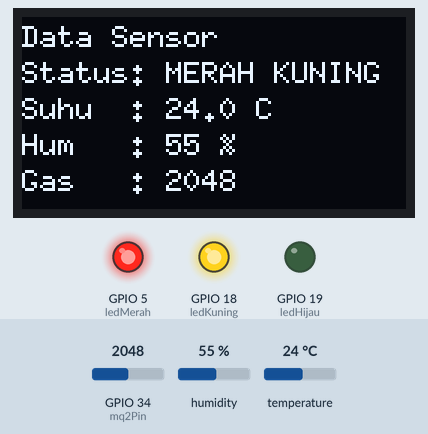
Simulated run of this program. Board: ESP32. Parts: 128×64 one-colour display, output pins drawn as LEDs (lit = HIGH). The test bench sets the inputs (shaded band); at power-on: humidity 55 %, GPIO 34 (mq2Pin) = 2048, temperature 24 °C. WiFi joins after 1.5 s; servers stay silent unless stated; no MQTT or app messages arrive unless stated; what the program prints to the serial monitor is not drawn.

Above: at 2.7 s.
2.8 s: humidity set to 79 %
At 7.4 s:
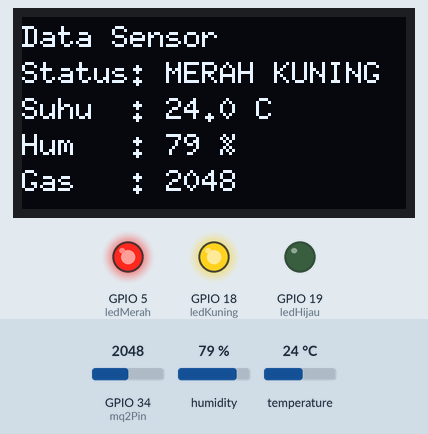
8.8 s: humidity set to 82 %
At 12.4 s:
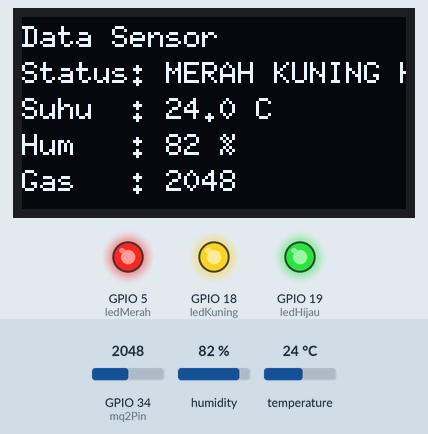
14.8 s: GPIO 34 (mq2Pin) set to 1064
At 17.4 s:
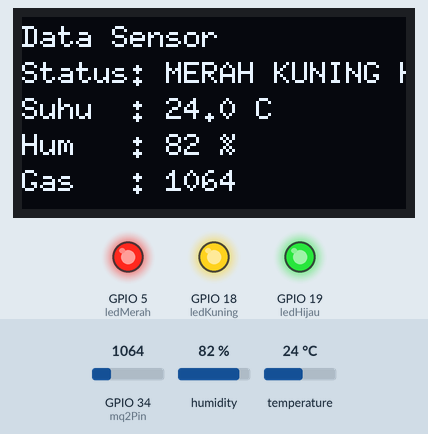
20.8 s: GPIO 34 (mq2Pin) set to 952
At 22.4 s:
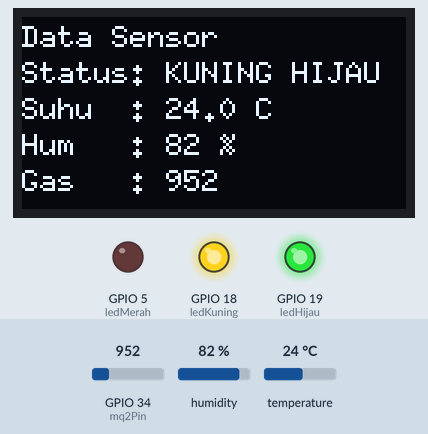
26.8 s: temperature set to 23.4 °C
At 32.3 s:
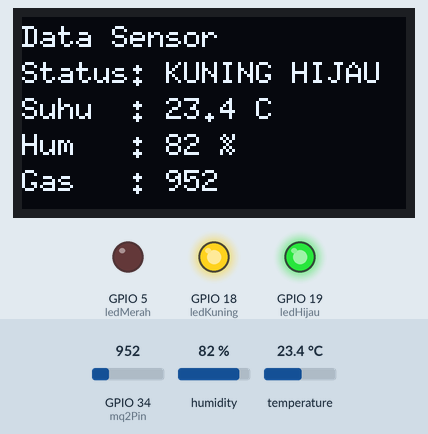
33.3 s: temperature set to 22.4 °C
At 37.3 s:
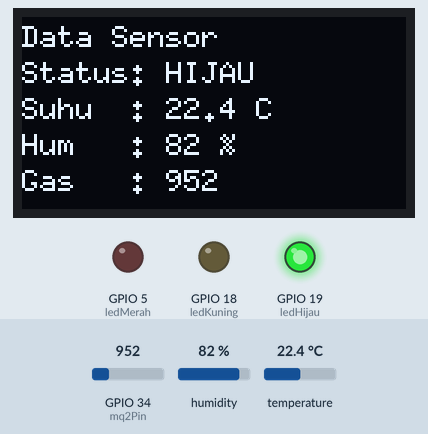
Timing chart, 0 to 38.8 s (numbered marks = the images above; inputs shaded):
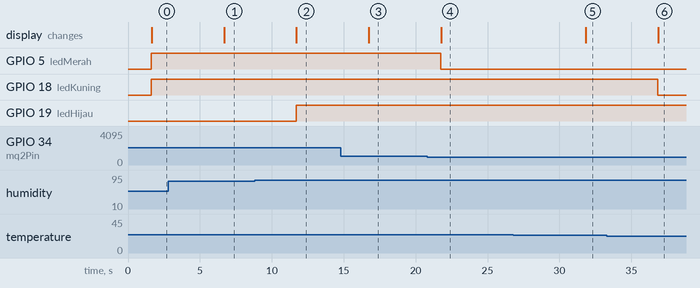

Measured:
- the behaviour switches between 80 and 81 % on humidity (found by bisection; images 1 and 2)
- the behaviour switches between 1001 and 1000 on GPIO 34 (mq2Pin) (found by bisection; images 3 and 4)
- the behaviour switches between 23.1 and 23 °C on temperature (found by bisection; images 5 and 6)
- after the input at 2.8 s, the display: changes after 3.9 s (image 1)
- after the input at 8.8 s, GPIO 19 (ledHijau): LOW → HIGH after 2.9 s; the display: changes after 2.9 s (image 2)
- after the input at 14.8 s, the display: changes after 1.9 s (image 3)
- after the input at 20.8 s, GPIO 5 (ledMerah): HIGH → LOW after 0.95 s; the display: changes after 0.98 s (image 4)
- after the input at 26.8 s, the display: changes after 5.0 s (image 5)
- after the input at 33.3 s, GPIO 18 (ledKuning): HIGH → LOW after 3.5 s; the display: changes after 3.6 s (image 6)

The program:

main.cpp
```cpp
#include <WiFi.h>
#include <PubSubClient.h>
#include <DHT.h>
#include <ArduinoJson.h>
#include <Wire.h>
#include <U8g2lib.h>

#define DHTPIN 4
#define DHTTYPE DHT22
DHT dht(DHTPIN, DHTTYPE);

const int mq2Pin = 34;
const int ledMerah = 5;
const int ledKuning = 18;
const int ledHijau = 19;

const char* ssid = "Galaxy";
const char* password = "ranin124";
const char* mqtt_server = "broker.emqx.io";
const char* mqtt_topic = "ranindya/iot/sensor/data";

WiFiClient espClient;
PubSubClient client(espClient);

U8G2_SH1106_128X64_NONAME_F_HW_I2C display(U8G2_R0, /* reset=*/ U8X8_PIN_NONE);

void setup_wifi();
String determineStatus(float suhu, float kelembapan, int gas);
void updateLEDs(String status);
String createPayload(float suhu, float kelembapan, int gas, String status);
void reconnect();

void setup() {
  Serial.begin(115200);
  dht.begin();

  pinMode(mq2Pin, INPUT);
  pinMode(ledMerah, OUTPUT);
  pinMode(ledKuning, OUTPUT);
  pinMode(ledHijau, OUTPUT);

  digitalWrite(ledMerah, LOW);
  digitalWrite(ledKuning, LOW);
  digitalWrite(ledHijau, LOW);

  Wire.begin(21, 22); // SCL, SDA
  display.begin();
  display.clearBuffer();
  display.setFont(u8g2_font_6x10_tf);
  display.drawStr(0, 10, "Monitoring Start");
  display.sendBuffer();

  setup_wifi();

  client.setServer(mqtt_server, 1883);
}

void loop() {
  if (!client.connected()) {
    reconnect();
  }
  client.loop();

  float suhu = dht.readTemperature();
  float kelembapan = dht.readHumidity();
  int gasValue = analogRead(mq2Pin);

  if (isnan(suhu) || isnan(kelembapan)) {
    Serial.println("Failed to read from DHT sensor!");
    return;
  }

  String status = determineStatus(suhu, kelembapan, gasValue);
  updateLEDs(status);

  String payload = createPayload(suhu, kelembapan, gasValue, status);
  client.publish(mqtt_topic, payload.c_str());

  Serial.println(payload);

  // OLED Display
  display.clearBuffer();
  display.setFont(u8g2_font_6x10_tf);
  display.setCursor(0, 10); display.print("Data Sensor");
  display.setCursor(0, 22); display.print("Status: "); display.print(status);
  display.setCursor(0, 34); display.print("Suhu  : "); display.print(suhu, 1); display.print(" C");
  display.setCursor(0, 46); display.print("Hum   : "); display.print((int)kelembapan); display.print(" %");
  display.setCursor(0, 58); display.print("Gas   : "); display.print(gasValue);
  display.sendBuffer();

  delay(5000); // jeda 5 detik
}

void setup_wifi() {
  delay(10);
  Serial.println();
  Serial.print("Connecting to ");
  Serial.println(ssid);

  WiFi.begin(ssid, password);
  while (WiFi.status() != WL_CONNECTED) {
    delay(500);
    Serial.print(".");
  }

  Serial.println();
  Serial.println("WiFi connected");
  Serial.print("IP address: ");
  Serial.println(WiFi.localIP());
}

void reconnect() {
  while (!client.connected()) {
    Serial.print("Attempting MQTT connection...");
    if (client.connect("ESP32Client")) {
      Serial.println("connected");
    } else {
      Serial.print("failed, rc=");
      Serial.print(client.state());
      Serial.println(" try again in 5 seconds");
      delay(5000);
    }
  }
}

String determineStatus(float suhu, float kelembapan, int gas) {
  String status = "";
  if (gas > 1000) status += "MERAH ";
  if (suhu > 23) status += "KUNING ";
  if (kelembapan > 80) status += "HIJAU ";
  if (status == "") status = "NORMAL";
  return status;
}

void updateLEDs(String status) {
  digitalWrite(ledMerah, status.indexOf("MERAH") >= 0 ? HIGH : LOW);
  digitalWrite(ledKuning, status.indexOf("KUNING") >= 0 ? HIGH : LOW);
  digitalWrite(ledHijau, status.indexOf("HIJAU") >= 0 ? HIGH : LOW);
}

String createPayload(float suhu, float kelembapan, int gas, String status) {
  ArduinoJson::StaticJsonDocument<256> doc;
  doc["suhu"] = suhu;
  doc["kelembapan"] = kelembapan;
  doc["gas"] = gas;
  doc["status"] = status;

  String payload;
  ArduinoJson::serializeJson(doc, payload);
  return payload;
}
```
